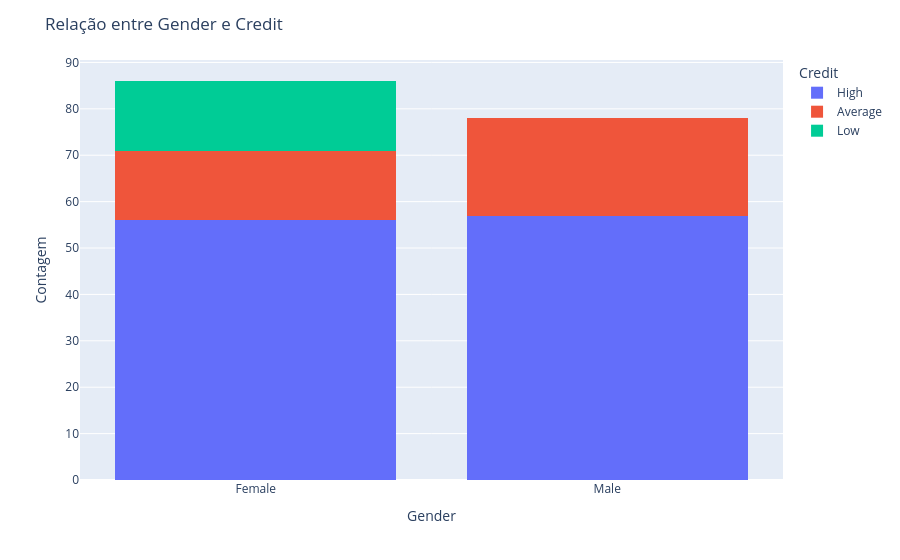

Notebook code cell kept with this figure:
### Markdown cell above
1. O gênero influencia o nível de crédito disponibilizado?
2. Pessoas com mais filhos recebem mais crédito?
3. A quantidade de filhos está relacionada com o nível de educação?

### Code cell
#Análise de gênero e crédito (categoricas).
fig = px.histogram(df, x='Gender', color='Credit_Score', barmode='stack')
fig.update_layout(title='Relação entre Gender e Credit',
                  xaxis_title='Gender',
                  yaxis_title='Contagem',
                  legend_title='Credit')
fig.show()

### Figure 1 — Plotly figure (JSON) as saved in the notebook; plotly's stock layout.template omitted (floating-point values rounded to 4 significant figures)
{"data": [{"bingroup": "x", "hovertemplate": "Credit_Score=High<br>Gender=%{x}<br>count=%{y}<extra></extra>", "legendgroup": "High", "marker": {"color": "#636efa", "pattern": {"shape": ""}}, "name": "High", "orientation": "v", "showlegend": true, "type": "histogram", "x": ["Female", "Male", "Female", "Male", "Female", "Male", "Female", "Male", "Female", "Male", "Female", "Male", "Female", "Male", "Female", "Male", "Female", "Male", "Female", "Male", "Female", "Male", "Female", "Male", "Female", "Male", "Female", "Male", "Female", "Male", "Female", "Male", "Female", "Male", "Female", "Male", "Female", "Male", "Female", "Male", "Female", "Male", "Female", "Male", "Female", "Male", "Female", "Male", "Female", "Male", "Female", "Male", "Female", "Male", "Female", "Male", "Female", "Male", "Female", "Male", "Female", "Male", "Female", "Male", "Female", "Male", "Female", "Male", "Female", "Male", "Female", "Male", "Female", "Male", "Female", "Male", "Female", "Male", "Female", "Male", "Female", "Male", "Female", "Male", "Female", "Male", "Female", "Male", "Female", "Female", "Male", "Male", "Male", "Male", "Female", "Male", "Female", "Male", "Female", "Male", "Female", "Male", "Female", "Male", "Female", "Male", "Female", "Male", "Female", "Male", "Female", "Male", "Female"], "xaxis": "x", "yaxis": "y"}, {"bingroup": "x", "hovertemplate": "Credit_Score=Average<br>Gender=%{x}<br>count=%{y}<extra></extra>", "legendgroup": "Average", "marker": {"color": "#EF553B", "pattern": {"shape": ""}}, "name": "Average", "orientation": "v", "showlegend": true, "type": "histogram", "x": ["Female", "Male", "Male", "Male", "Male", "Female", "Female", "Male", "Male", "Male", "Male", "Female", "Female", "Female", "Male", "Male", "Male", "Male", "Female", "Female", "Female", "Male", "Male", "Male", "Male", "Female", "Female", "Male", "Female", "Female", "Female", "Female", "Male", "Male", "Male", "Male"], "xaxis": "x", "yaxis": "y"}, {"bingroup": "x", "hovertemplate": "Credit_Score=Low<br>Gender=%{x}<br>count=%{y}<extra></extra>", "legendgroup": "Low", "marker": {"color": "#00cc96", "pattern": {"shape": ""}}, "name": "Low", "orientation": "v", "showlegend": true, "type": "histogram", "x": ["Female", "Female", "Female", "Female", "Female", "Female", "Female", "Female", "Female", "Female", "Female", "Female", "Female", "Female", "Female"], "xaxis": "x", "yaxis": "y"}], "layout": {"barmode": "stack", "legend": {"title": {"text": "Credit"}, "tracegroupgap": 0}, "margin": {"t": 60}, "title": {"text": "Relação entre Gender e Credit"}, "xaxis": {"anchor": "y", "domain": [0, 1], "title": {"text": "Gender"}}, "yaxis": {"anchor": "x", "domain": [0, 1], "title": {"text": "Contagem"}}}}
